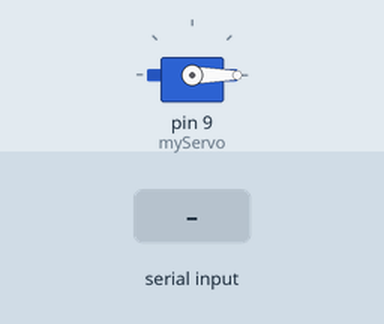
The sketch below on a simulated Arduino Uno, built with avr-gcc and run on an emulated ATmega328P. Shown: servo. The test bench sets the inputs (shaded band).

Above: at 1.2 s.
1.3 s: "open\n" received over Serial
At 2.0 s:
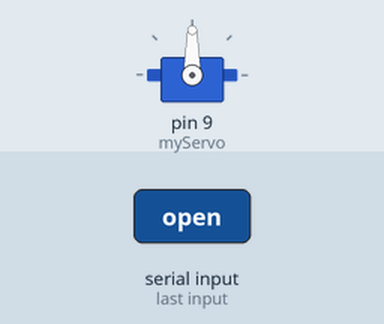
Timing chart, 0 to 7.8 s (numbered marks = the images above; inputs shaded):
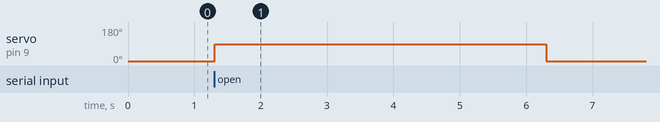

The sketch:

boom_gate.ino
```cpp
#include <Servo.h>

Servo myServo;
String command;

void setup() {
  Serial.begin(9600);
  myServo.attach(9);
  myServo.write(0); // Ensure the servo is initially closed
}

void loop() {
  if (Serial.available() > 0) {
    command = Serial.readStringUntil('\n');
    if (command == "open") {
      myServo.write(90); // Move servo to 90 degrees
      delay(5000);       // Wait for 5 seconds
      myServo.write(0);  // Move servo back to 0 degrees
    }
  }
}
```

Measured:
- after the input at 1.3 s, servo on pin 9 (myServo): 0° → 90° at once, → 0° 5.0 s later
